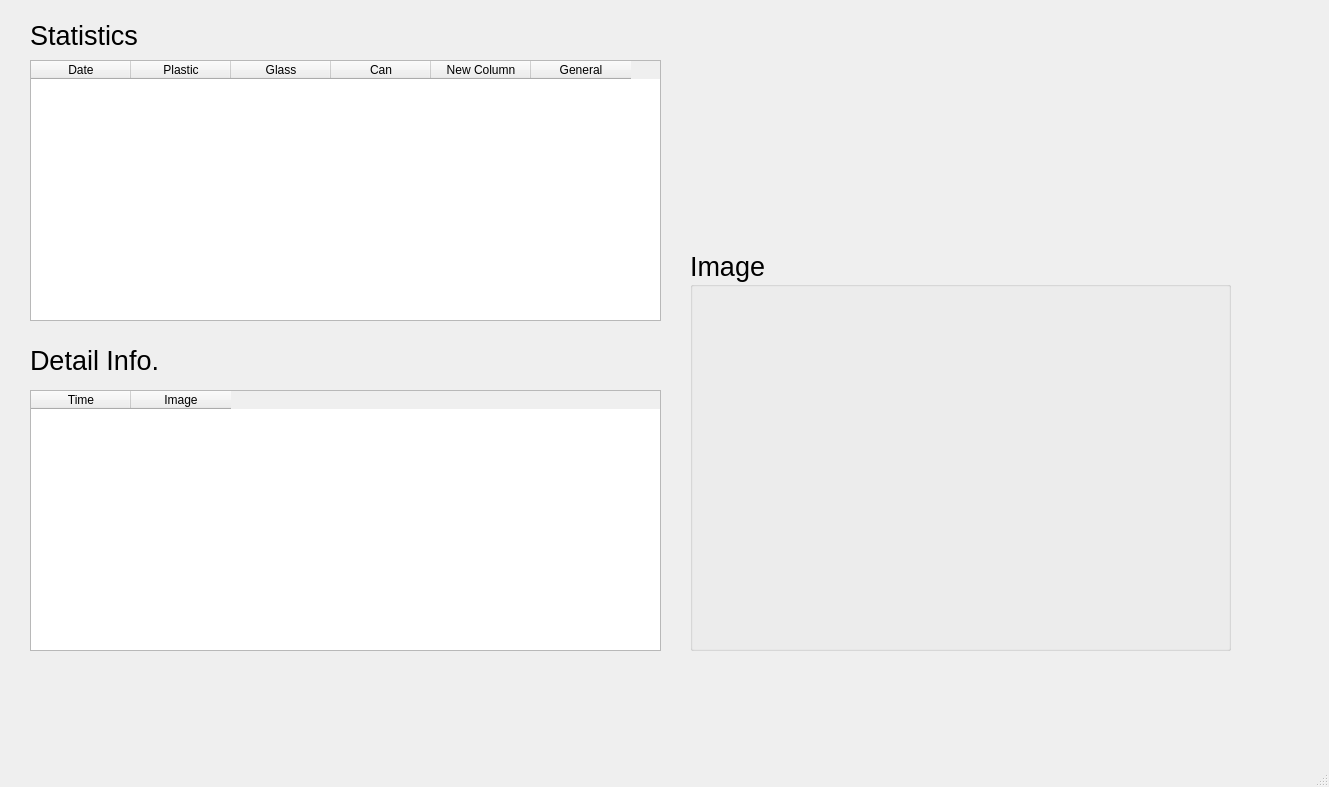
<?xml version="1.0" encoding="UTF-8"?>
<ui version="4.0">
 <class>MainWindow</class>
 <widget class="QMainWindow" name="MainWindow">
  <property name="geometry">
   <rect>
    <x>0</x>
    <y>0</y>
    <width>1329</width>
    <height>787</height>
   </rect>
  </property>
  <property name="windowTitle">
   <string>MainWindow</string>
  </property>
  <widget class="QWidget" name="centralwidget">
   <widget class="QGroupBox" name="groupBox">
    <property name="geometry">
     <rect>
      <x>690</x>
      <y>250</y>
      <width>541</width>
      <height>401</height>
     </rect>
    </property>
    <property name="font">
     <font>
      <pointsize>20</pointsize>
     </font>
    </property>
    <property name="title">
     <string>Image</string>
    </property>
    <widget class="QLabel" name="image_label">
     <property name="geometry">
      <rect>
       <x>20</x>
       <y>60</y>
       <width>491</width>
       <height>271</height>
      </rect>
     </property>
     <property name="text">
      <string/>
     </property>
    </widget>
    <widget class="QLabel" name="label2">
     <property name="geometry">
      <rect>
       <x>20</x>
       <y>340</y>
       <width>501</width>
       <height>41</height>
      </rect>
     </property>
     <property name="text">
      <string/>
     </property>
    </widget>
   </widget>
   <widget class="QTableWidget" name="tableWidget">
    <property name="geometry">
     <rect>
      <x>30</x>
      <y>60</y>
      <width>631</width>
      <height>261</height>
     </rect>
    </property>
    <column>
     <property name="text">
      <string>Date</string>
     </property>
    </column>
    <column>
     <property name="text">
      <string>Plastic</string>
     </property>
    </column>
    <column>
     <property name="text">
      <string>Glass</string>
     </property>
    </column>
    <column>
     <property name="text">
      <string>Can</string>
     </property>
    </column>
    <column>
     <property name="text">
      <string>New Column</string>
     </property>
    </column>
    <column>
     <property name="text">
      <string>General</string>
     </property>
    </column>
   </widget>
   <widget class="QLabel" name="label_2">
    <property name="geometry">
     <rect>
      <x>30</x>
      <y>20</y>
      <width>151</width>
      <height>31</height>
     </rect>
    </property>
    <property name="font">
     <font>
      <pointsize>20</pointsize>
     </font>
    </property>
    <property name="text">
     <string>Statistics</string>
    </property>
   </widget>
   <widget class="QTableWidget" name="tableWidget_2">
    <property name="geometry">
     <rect>
      <x>30</x>
      <y>390</y>
      <width>631</width>
      <height>261</height>
     </rect>
    </property>
    <column>
     <property name="text">
      <string>Time</string>
     </property>
    </column>
    <column>
     <property name="text">
      <string>Image</string>
     </property>
    </column>
   </widget>
   <widget class="QLabel" name="label_3">
    <property name="geometry">
     <rect>
      <x>30</x>
      <y>340</y>
      <width>151</width>
      <height>41</height>
     </rect>
    </property>
    <property name="font">
     <font>
      <pointsize>20</pointsize>
     </font>
    </property>
    <property name="text">
     <string>Detail Info.</string>
    </property>
   </widget>
  </widget>
  <widget class="QStatusBar" name="statusbar"/>
 </widget>
 <resources/>
 <connections/>
</ui>
